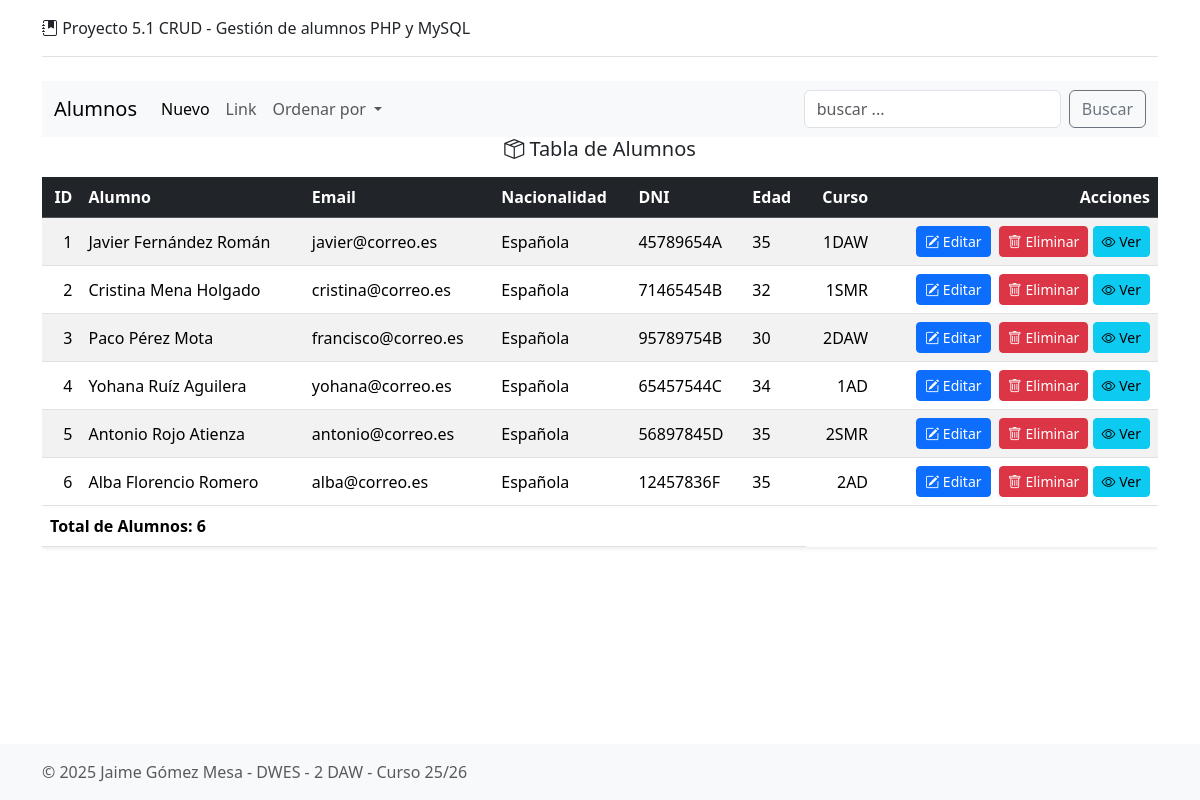
The page / on the database its author committed.
### tables this page shows
CREATE TABLE alumnos (
    id INT UNSIGNED PRIMARY KEY AUTO_INCREMENT,
    nombre VARCHAR(30) NOT NULL,
    apellidos VARCHAR(50) NOT NULL,
    email VARCHAR(50) UNIQUE,
    telefono CHAR(9),
    direccion VARCHAR(50),
    poblacion VARCHAR(30),
    provincia VARCHAR(30),
    nacionalidad VARCHAR(30),
    dni CHAR(9) UNIQUE,
    fecha_nac DATE,
    curso_id INT UNSIGNED,
    FOREIGN KEY (curso_id) REFERENCES cursos(id)
    ON DELETE RESTRICT ON UPDATE CASCADE
);

CREATE TABLE IF NOT EXISTS cursos(
	id INT UNSIGNED PRIMARY KEY AUTO_INCREMENT,
    nombre VARCHAR(50) NOT NULL,
    ciclo VARCHAR(50) NOT NULL,
    nombreCorto VARCHAR(4) NOT NULL,
    nivel CHAR(1) NOT NULL
);

### index.php (called while the page is built, shortened)
<?php
require_once "class/conexion.class.php";
require_once "class/tabla_alumnos.class.php";
require_once "models/index.model.php";
require_once "views/index.view.php";
?>

### models/index.model.php (called while the page is built)
<?php
$tabla_alumnos = new class_tabla_alumnos('localhost', 'root', '', 'fp');
$tabla_alumnos->conectar();
$alumnos = $tabla_alumnos->get_alumnos();

### class/conexion.class.php (called while the page is built, shortened)
<?php
class class_conexion {
    public $server;
    public $user;
    public $password;
    public $bbdd;
    public function __construct(
        $server = "localhost",
        $user = "root",
        $password = "",
        $bbdd = "fp"
    ) {
        $this->server = $server;
        $this->user = $user;
        $this->password = $password;
        $this->bbdd = $bbdd;
    }
    public function conectar() {
        try {
            $this->mysqli = new mysqli(
                $this->server,
                $this->user,
                $this->password,
                $this->bbdd
            );
        } catch (mysqli_sql_exception $e) {
            echo "Error de conexión a la base de datos:<br>";
            echo "Mensaje " . $e->getMessage() . "<br>";
            echo "Código de error: " . $e->getCode() . "<br>";
            echo "Fichero: " . $e->getFile() . "<br>";
            echo "Línea: " . $e->getLine() . "<br>";
            exit();
        }
    }
}

### class/tabla_alumnos.class.php (called while the page is built, shortened)
<?php
class class_tabla_alumnos extends class_conexion {
public function get_alumnos() {
    try {
    $sql = "
        select
            alumnos.id,
            concat_ws(' ', alumnos.nombre, alumnos.apellidos) as alumno,
            alumnos.email,
            alumnos.nacionalidad,
            alumnos.dni,
            TIMESTAMPDIFF(YEAR, alumnos.fecha_nac, NOW()) as edad,
            cursos.nombreCorto as curso
        from alumnos inner join cursos
        on alumnos.curso_id = cursos.id
        order by 1
            ";
    $stmt = $this->mysqli->prepare($sql);
    $stmt->execute();
    return $stmt->get_result();
    } catch (mysqli_sql_exception $e) {
            echo "Error de conexión a la base de datos:<br>";
            echo "Mensaje " . $e->getMessage() . "<br>";
            echo "Código de error: " . $e->getCode() . "<br>";
            echo "Fichero: " . $e->getFile() . "<br>";
            echo "Línea: " . $e->getLine() . "<br>";
            exit();
        }
    }
}
?>

### views/index.view.php (the view, shortened to what this page needs)
<!DOCTYPE html>
<html lang="es">
<head>
    <?php include 'views/layouts/head.layout.php'; ?>
</head>
<body>
    <div class="container mt-3">
        <?php include 'views/partials/header.partial.php'; ?>
        <?php include 'views/partials/menu.partial.php'; ?>
        <main>
            <h5 class="mb-3 text-center"><i class="bi bi-box-seam"></i> Tabla de Alumnos</h5>
            <div class="table-responsive">
                <table class="table table-striped table-hover align-middle shadow-sm">
                    <thead class="table-dark">
                        <tr>
                            <th class="text-end">ID</th>
                            <th>Alumno</th>
                            <th>Email</th>
                            <th>Nacionalidad</th>
                            <th>DNI</th>
                            <th>Edad</th>
                            <th class="text-end">Curso</th>
                            <th class="text-end">Acciones</th>
                        </tr>
                    </thead>
                    <tbody>
                        <?php while ($alumno = $alumnos->fetch_assoc()): ?>
                        <tr>
                            <td class="text-end"><?= $alumno['id'] ?></td>
                            <td><?= $alumno['alumno'] ?></td>
                            <td><?= $alumno['email'] ?></td>
                            <td><?= $alumno['nacionalidad'] ?></td>
                            <td><?= $alumno['dni'] ?></td>
                            <td><?= $alumno['edad'] ?></td>
                            <td class="text-end"><?= $alumno['curso'] ?></td>
                            <td class="text-end">
                                <a href="edit.php?id=<?= $alumno['id'] ?>" class="btn btn-sm btn-primary me-1">
                                    <i class="bi bi-pencil-square"></i> Editar
                                </a>
                                <a href="delete.php?id=<?= $alumno['id'] ?>" class="btn btn-sm btn-danger" onclick="return confirm('¿Estás seguro de que deseas eliminar este artículo?');">
                                    <i class="bi bi-trash"></i> Eliminar
                                </a>
                                <a href="show.php?id=<?= $alumno['id'] ?>" class="btn btn-sm btn-info">
                                    <i class="bi bi-eye"></i> Ver
                                </a>
                            </td>
                        </tr>
                        <?php endwhile; ?>
                    </tbody>
                    <tfoot>
                        <tr>
                            <td colspan="6" class="fw-bold">Total de Alumnos: <?= $alumnos->num_rows ?></td>
                        </tr>
                    </tfoot>
                </table>
            </div>
        </main>
        <?php include 'views/partials/footer.partial.php'; ?>
    </div>
</body>
</html>

### views/layouts/head.layout.php (shortened to what this page needs)
    <link href="https://cdn.jsdelivr.net/npm/bootstrap@5.3.8/dist/css/bootstrap.min.css" rel="stylesheet"
>
    <link rel="stylesheet" href="https://cdn.jsdelivr.net/npm/bootstrap-icons@1.13.1/font/bootstrap-icons.min.css">

### views/partials/header.partial.php
<header class="pb-3 mb-4 border-bottom">
            <i class="bi bi-journal-bookmark-fill"></i>
            <span class="fs-6">Proyecto 5.1 CRUD - Gestión de alumnos PHP y MySQL</span>
        </header>

### views/partials/menu.partial.php (shortened to what this page needs)
<nav class="navbar navbar-expand-lg bg-body-tertiary">
            <div class="container-fluid">
                <a class="navbar-brand" href="index.php">Alumnos</a>
                <div class="collapse navbar-collapse" id="navbarSupportedContent">
                    <ul class="navbar-nav me-auto mb-2 mb-lg-0">
                        <li class="nav-item">
                            <a class="nav-link active" aria-current="page" href="new.php">Nuevo</a>
                        </li>
                        <li class="nav-item">
                            <a class="nav-link" href="#">Link</a>
                        </li>
                        <li class="nav-item dropdown">
                            <a class="nav-link dropdown-toggle" href="#" role="button" data-bs-toggle="dropdown"
                                aria-expanded="false">
                                Ordenar por
                            </a>
                        </li>
                    </ul>
                    <form class="d-flex" role="search" method="Get" action="search.php">
                        <input class="form-control me-2" type="search" placeholder="buscar ..." aria-label="Search" name="expresion"/>
                        <button class="btn btn-outline-secondary" type="submit">Buscar</button>
                    </form>
                </div>
            </div>
        </nav>

### views/partials/footer.partial.php
<footer class="footer mt-auto py-3 fixed-bottom bg-light">
            <div class="container">
                <span class="text-muted">&copy; 2025 Jaime Gómez Mesa - DWES - 2 DAW - Curso 25/26</span>
            </div>
        </footer>

### rows shown on the page
alumnos: id "1", alumno "Javier Fernández Román", email "javier@correo.es", nacionalidad "Española", dni "45789654A", edad "35", curso.nombreCorto "1DAW"
alumnos: id "2", alumno "Cristina Mena Holgado", email "cristina@correo.es", nacionalidad "Española", dni "71465454B", edad "32", curso.nombreCorto "1SMR"
alumnos: id "3", alumno "Paco Pérez Mota", email "francisco@correo.es", nacionalidad "Española", dni "95789754B", edad "30", curso.nombreCorto "2DAW"
alumnos: id "4", alumno "Yohana Ruíz Aguilera", email "yohana@correo.es", nacionalidad "Española", dni "65457544C", edad "34", curso.nombreCorto "1AD"
alumnos: id "5", alumno "Antonio Rojo Atienza", email "antonio@correo.es", nacionalidad "Española", dni "56897845D", edad "35", curso.nombreCorto "2SMR"
alumnos: id "6", alumno "Alba Florencio Romero", email "alba@correo.es", nacionalidad "Española", dni "12457836F", edad "35", curso.nombreCorto "2AD"

### other values the page prints
$alumnos->num_rows "6"
